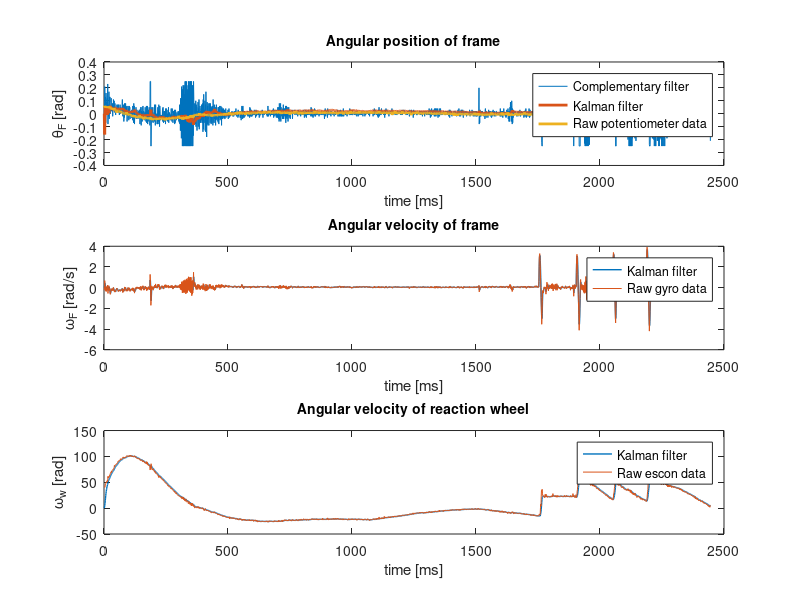
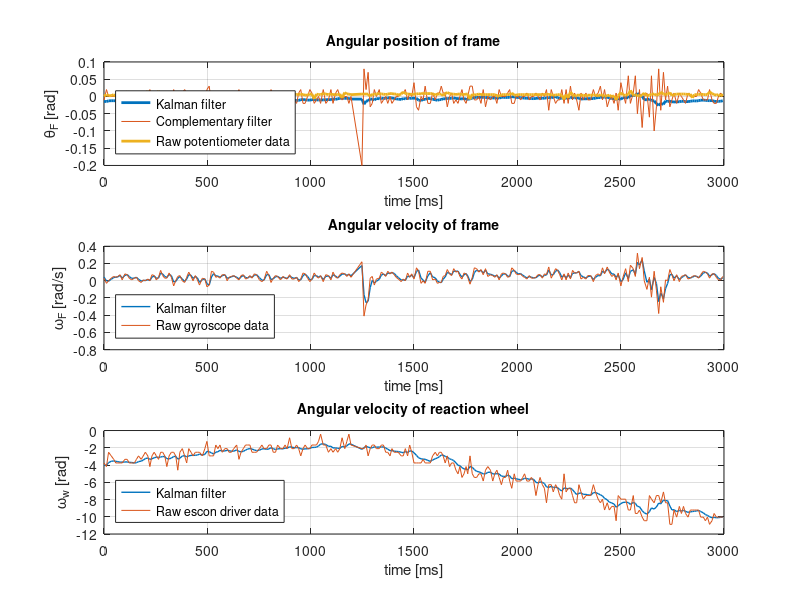

Write MATLAB code to recreate these figures, in order.
clc
close all
clear all
%% Load file
% 1. Timestamp - 2. Potentiometer angle - 3. Gyro speed of frame - 4. Acceleration in X - 5. Acceleration in Y - 6. Speed of wheel
data = dlmread('balance_data_3.csv', ';');

time = data(:,1);
time_start = time(1);
time = time-time_start;
%1 Time - 2 Potentiometer - 3 Speed frame - 4 AcX - 5 AcY 
% 6 SPW - 7 Torque - 8 Complementary angle 
% 9 KF angle - 10 KF frame speed - 11 KF wheel speed - 12 time for KF

%% measurements
% 1. Angle of frame - 2. Gyro speed of frame - 3. Speed of wheel
% z = transpose([-(atan2(data(:,4), data(:,5)) - pi/4) , data(:,3), 2*data(:,6)]);
z = transpose([-(atan2(-data(:,5), -data(:,4)) + pi - pi/4) , data(:,3), 2*data(:,6)]);
pot = data(:,2)*(pi)/180;
filtered_ang_pos = data(:,7);
% plot(z(:,1))
% hold on
% plot(data(:,2)*pi/180)
%% Model parameter definitions

g = 9.816; % Gravitational acceleration [m/s^2]
m_w = 0.220; % Mass of the wheel [kg]
l_w = 0.092; % Distance between flywheel's COM and origin [m]
J_w = 0.699*10^(-3); % Inertia of the flyweheel [kg*m^2]
b_w = 1.93*10^(-5); % Damping coefficient for the flywheel [N*m*s/rad]
m_f = 0.766-m_w; % Mass of the frame [kg]
l_f = 0.0958; % Distance between frame COM and the origin [m]
J_f = 0.0067; % Inertia of the frame [kg*m^2]
b_f = (0.0036+0.0033+0.0038)/3; % Damping coefficient for the frame [N*m*s/rad]
%% State space model (continuous)

A = zeros(3,3);
A(1,1) = 0;
A(1,2) = 1;
A(1,3) = 0;
A(2,1) = g*(m_f*l_f+m_w*l_w)/(J_f + m_w*(l_w)^2);
A(2,2) = -b_f/(J_f+m_w*(l_w)^2);
A(2,3) = b_w/(J_f+m_w*(l_w)^2);
A(3,1) = - g*(m_f*l_f+m_w*l_w)/(J_f+m_w*(l_w)^2);
A(3,2) = b_f/(J_f+m_w*(l_w)^2);
A(3,3) = -b_w*(J_w+J_f+m_w*(l_w)^2)/(J_w*(J_f+m_w*(l_w)^2));

B = zeros(3,1);
B(1) = 0;
B(2) = -1/(J_f+m_w*(l_w)^2);
B(3) = (J_w+J_f+m_w*(l_w)^2)/(J_w*(J_f+m_w*(l_w)^2));

C = eye(3);
D = zeros(3,1);
sys = ss(A,B,C,D);

u = data(:,7); %% Input vector

%% Discrete State space
dt = 0.002; %% sampling time
d_sys = c2d(sys,dt);

A_d = d_sys.A;
B_d = d_sys.B;


%% %%%%%%%%%%%%%%% KALMAN FILTER %%%%%%%%%%%%%%%%%%%%%
% initial guess of the state
x_prior(:,1) = [0 0 0];
x_post(:,1) = [0 0 0];

P_prior = eye(3);
P_post = eye(3);

% Mapping between states and measurements
H = eye(3);

%%% Covariance of the noise in the measurement
R = [0.01 0 0;
        0 1 0;
        0 0 1000];

%%% Covariance of the noise in the process
Q = [0.00001 0 0;
        0 1 0;
        0 0 50];

% Main Kalman loop
for i = 2:length(u)
    x_prior(:,i) = A_d*x_post(:,i-1) + B_d*u(i);
    P_prior = A_d*P_post*transpose(A_d) + Q;
    K = P_prior * transpose(H) * ...
           inv((H * P_prior * transpose(H) + R));    
    x_post(:,i) = x_prior(:,i) + K*(z(:,i) - H*x_prior(:,i));
    P_post = P_prior - K*H*P_prior;
end

Kalman_poles = eig(A_d - H*K);

%% %%%%%%% Plotting results %%%%%%%%%%%%%
figure(1)
subplot(3, 1, 1)
plot(-filtered_ang_pos, 'Linewidth', 0.5)
hold on
plot(x_post(1,:), 'Linewidth', 2)
hold on
plot(pot, 'Linewidth', 2)
xlabel('time [ms]') 
ylabel('\theta_F [rad]') 
legend('Complementary filter', 'Kalman filter', 'Raw potentiometer data') %% Add if plot(filtered_ang_pos) is enabled
% legend('Kalman filter', 'Raw potentiometer data') %% Remove this if plot(filtered_ang_pos) is enabled
title('Angular position of frame', 'FontSize', 10);



subplot(3, 1, 2)
plot(x_post(2,:), 'Linewidth', 1)
hold on
plot (z(2,:))
xlabel('time [ms]') 
ylabel('\omega_F [rad/s]') 
legend('Kalman filter', 'Raw gyro data') %% Add if plot(filtered_ang_pos) is enabled
title('Angular velocity of frame', 'FontSize', 10);

 
subplot(3, 1, 3)
plot(x_post(3,:), 'Linewidth', 1)
hold on
plot (z(3,:))
xlabel('time [ms]') 
ylabel('\omega_w [rad]') 
legend('Kalman filter', 'Raw escon data') %% Add if plot(filtered_ang_pos) is enabled
title('Angular velocity of reaction wheel', 'FontSize', 10);
 
%% %%%%%%% Plotting partial results %%%%%%%%%%%%%
t1 = 1402;
t2 = 1675;

figure(2)
subplot(3, 1, 1)
plot(time(t1:t2)-time(t1),-x_post(1,(t1:t2)), 'Linewidth', 2)
hold on
plot(time(t1:t2)-time(t1),filtered_ang_pos(t1:t2), 'Linewidth', 0.5)
hold on
plot(time(t1:t2)-time(t1),-pot(t1:t2), 'Linewidth', 2)
xlabel('time [ms]') 
ylabel('\theta_F [rad]') 
legend( 'Kalman filter','Complementary filter', 'Raw potentiometer data', 'Location','southwest') %% Add if plot(filtered_ang_pos) is enabled
% legend('Kalman filter', 'Raw potentiometer data') %% Remove this if plot(filtered_ang_pos) is enabled
title('Angular position of frame', 'FontSize', 10);
grid on



subplot(3, 1, 2)
plot(time(t1:t2)-time(t1),x_post(2,(t1:t2)), 'Linewidth', 1)
hold on
plot (time(t1:t2)-time(t1),z(2,(t1:t2)))
xlabel('time [ms]') 
ylabel('\omega_F [rad/s]') 
legend('Kalman filter', 'Raw gyroscope data', 'Location','southwest') %% Add if plot(filtered_ang_pos) is enabled
title('Angular velocity of frame', 'FontSize', 10);
grid on
 
subplot(3, 1, 3)
plot(time(t1:t2)-time(t1),x_post(3,(t1:t2)), 'Linewidth', 1)
hold on
plot (time(t1:t2)-time(t1),z(3,(t1:t2)))
xlabel('time [ms]') 
ylabel('\omega_w [rad]') 
legend('Kalman filter', 'Raw escon driver data', 'Location','southwest') %% Add if plot(filtered_ang_pos) is enabled
title('Angular velocity of reaction wheel', 'FontSize', 10);
 grid on
